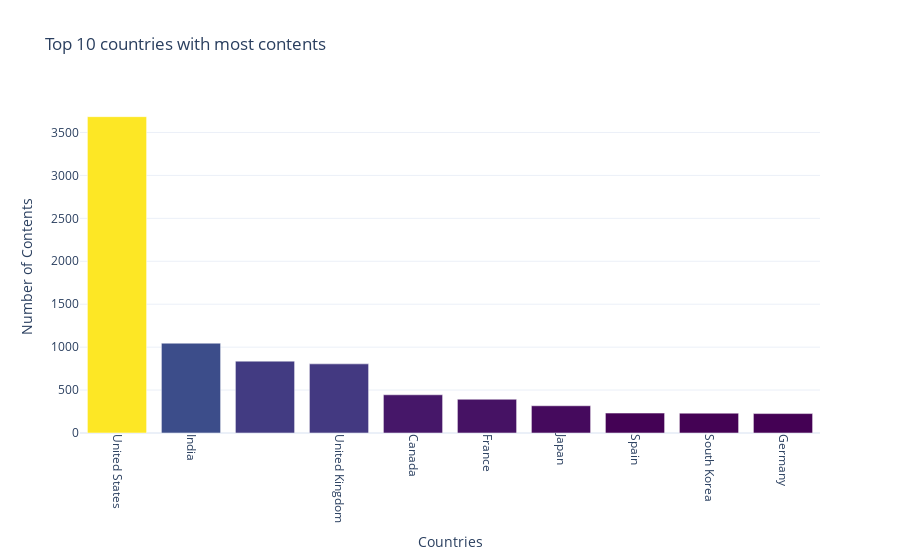
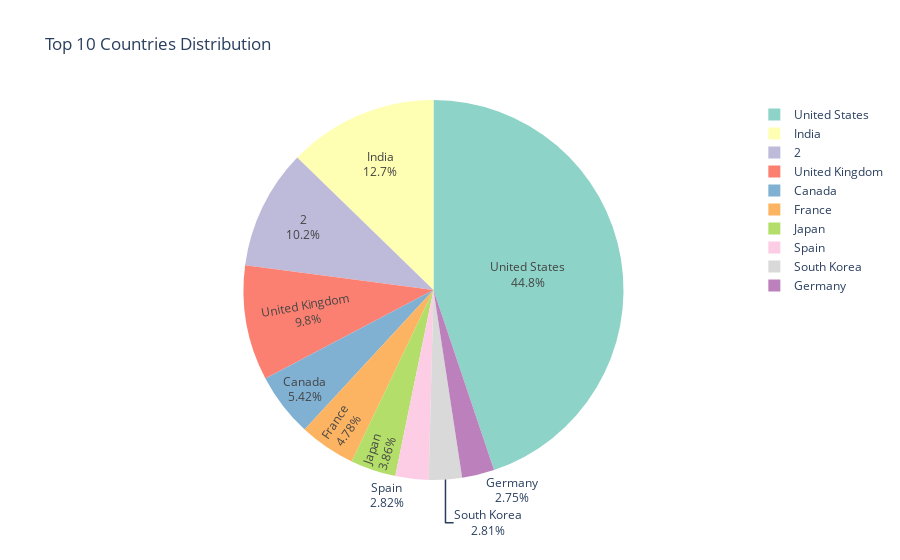

Notebook cell for these charts, in order:
### Code cell
import plotly.graph_objects as go
import pandas as pd
import seaborn as sns


# Generate custom colors using seaborn's color palette
colors = sns.color_palette("Set3", len(top10country)).as_hex()  # Changed to Set3 for a different color scheme

# Bar Plot (Interactive)
bar_fig = go.Figure()
bar_fig.add_trace(go.Bar(
    x=top10country.index,
    y=top10country.values,
    marker=dict(color=top10country.values, colorscale='Viridis')  # Changed to 'Viridis' colorscale
))

bar_fig.update_layout(
    title='Top 10 countries with most contents',
    xaxis_title='Countries',
    yaxis_title='Number of Contents',
    xaxis_tickangle=90,
    plot_bgcolor='white',  # White background for the plot
    paper_bgcolor='white',  # White background for the entire figure
    template='plotly_white'  # Use 'plotly_white' template for a cleaner layout
)

# Pie Chart (Interactive)
pie_fig = go.Figure(data=[go.Pie(
    labels=top10country.index,
    values=top10country.values,
    textinfo='label+percent',
    marker=dict(colors=colors)  # Use generated colors
)])

pie_fig.update_layout(
    title='Top 10 Countries Distribution',
    plot_bgcolor='white',  # White background for the plot
    paper_bgcolor='white',  # White background for the entire figure
    template='plotly_white'  # Use 'plotly_white' template
)

# Show the figures
bar_fig.show()
pie_fig.show()

### Figure 1 — Plotly figure (JSON) as saved in the notebook; plotly's stock layout.template omitted (floating-point values rounded to 4 significant figures)
{"data": [{"marker": {"color": [3684, 1046, 837, 805, 445, 393, 317, 232, 231, 226], "colorscale": [[0, "#440154"], [0.1111, "#482878"], [0.2222, "#3e4989"], [0.3333, "#31688e"], [0.4444, "#26828e"], [0.5556, "#1f9e89"], [0.6667, "#35b779"], [0.7778, "#6ece58"], [0.8889, "#b5de2b"], [1, "#fde725"]]}, "type": "bar", "x": ["United States", "India", "", "United Kingdom", "Canada", "France", "Japan", "Spain", "South Korea", "Germany"], "y": [3684, 1046, 837, 805, 445, 393, 317, 232, 231, 226]}], "layout": {"paper_bgcolor": "white", "plot_bgcolor": "white", "title": {"text": "Top 10 countries with most contents"}, "xaxis": {"tickangle": 90, "title": {"text": "Countries"}}, "yaxis": {"title": {"text": "Number of Contents"}}}}

### Figure 2 — Plotly figure (JSON) as saved in the notebook; plotly's stock layout.template omitted (floating-point values rounded to 4 significant figures)
{"data": [{"labels": ["United States", "India", "", "United Kingdom", "Canada", "France", "Japan", "Spain", "South Korea", "Germany"], "marker": {"colors": ["#8dd3c7", "#ffffb3", "#bebada", "#fb8072", "#80b1d3", "#fdb462", "#b3de69", "#fccde5", "#d9d9d9", "#bc80bd"]}, "textinfo": "label+percent", "type": "pie", "values": [3684, 1046, 837, 805, 445, 393, 317, 232, 231, 226]}], "layout": {"paper_bgcolor": "white", "plot_bgcolor": "white", "title": {"text": "Top 10 Countries Distribution"}}}
